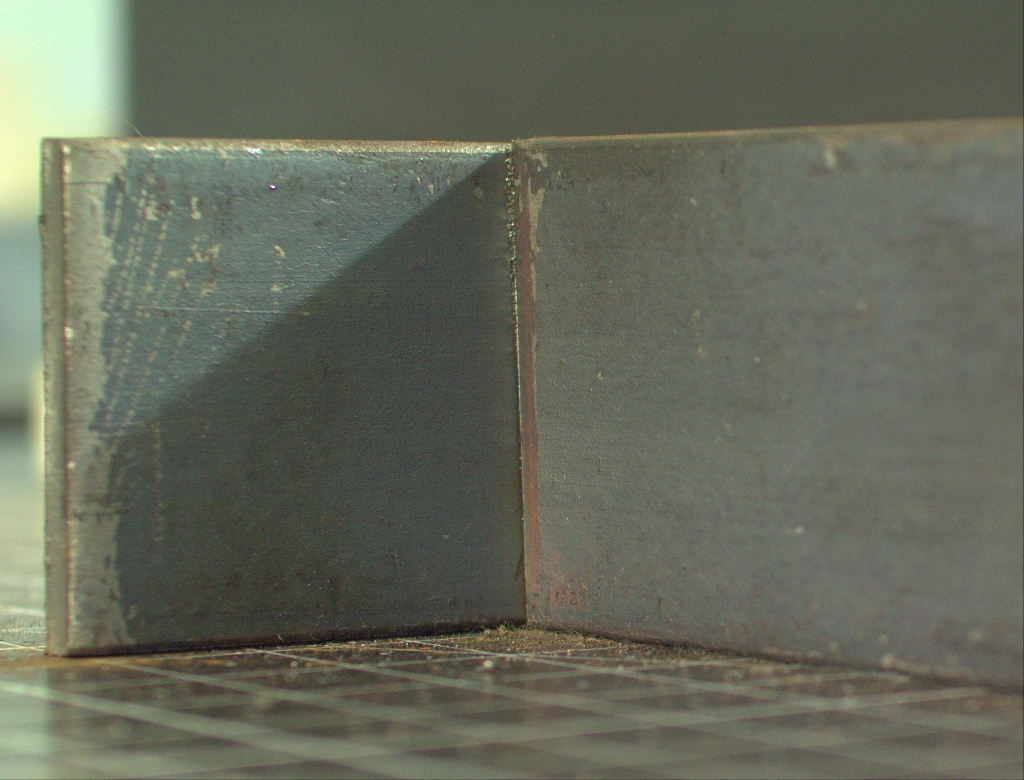
#> input picture 기말고사_대체_과제/과제4/camera11.jpg, 1024 x 780 px; its folder holds only this picture in this run
$ python homework4.py
#> lines starting #> are read from the running program, lines starting #| are printed output that depends on the picture; after the words box and inside, x2 and y2 are one past the last pixel; in counts of white or black regions, pixels touching at a corner belong together
import cv2
import numpy as np
import glob
import os

def classify_weld(path):
#> called with path = 'camera11.jpg'
    image = cv2.imread(path, cv2.IMREAD_COLOR)
#> image is the input picture: shape (780, 1024, 3); mean B, G, R 90.8, 105.3, 101.8
    if image is None:
        raise Exception("이미지 읽기 오류: " + path)

    h, w = image.shape[:2]
    result = image.copy()

    # 중앙 접합부 ROI
    x1 = int(w * 0.42)
    x2 = int(w * 0.58)
    y1 = int(h * 0.08)
    y2 = int(h * 0.82)

    roi = image[y1:y2, x1:x2]
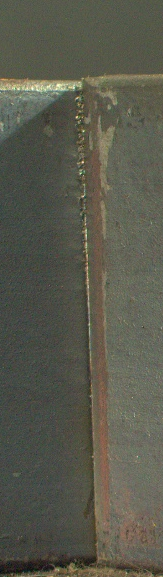
#> roi: shape (577, 163, 3); mean B, G, R 76.7, 89.6, 89.3

    # 밝은 용접 비드 검출
    hsv = cv2.cvtColor(roi, cv2.COLOR_BGR2HSV)
#> hsv: shape (577, 163, 3); mean H, S, V 36.9, 42.4, 92.3

    # 밝고 채도가 낮은 흰색/은색 용접부 검출
    mask = cv2.inRange(hsv, (0, 0, 185), (179, 95, 255))
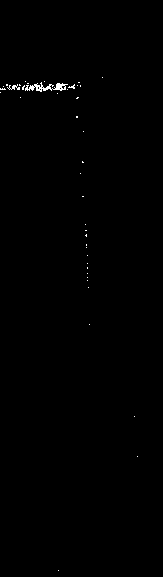
#> mask: shape (577, 163); 0.33% white in thin lines or dots, all inside (x1, y1, x2, y2) = (0, 77, 138, 571)

    # 노이즈 제거 및 연결
    kernel = np.ones((5, 5), np.uint8)
    mask = cv2.morphologyEx(mask, cv2.MORPH_OPEN, kernel, iterations=1)
#> mask: shape (577, 163); every value is 0
    mask = cv2.morphologyEx(mask, cv2.MORPH_CLOSE, kernel, iterations=2)

    contours, _ = cv2.findContours(mask, cv2.RETR_EXTERNAL, cv2.CHAIN_APPROX_SIMPLE)
#> contours = []

    label = "GOOD"
    color = (0, 255, 0)

    defect_area = 0
    defect_count = 0

    for cnt in contours:
        area = cv2.contourArea(cnt)

        if area < 50:
            continue

        x, y, bw, bh = cv2.boundingRect(cnt)
        aspect = bw / bh if bh != 0 else 0

        touches_left = x <= 2

        # 불량 조건 1: 세로로 긴 용접 비드
        tall_defect = area > 2500 and bh > 140 and aspect < 0.8

        # 불량 조건 2: 둥글거나 넓게 튀어나온 하얀 용접 덩어리
        blob_defect = (
            area > 450 and
            bh > 20 and
            0.2 < aspect < 2.0 and
            not (touches_left and area < 12000)
        )

        if tall_defect or blob_defect:
            label = "BAD"
            color = (0, 0, 255)
            defect_count += 1
            defect_area = max(defect_area, area)

            cv2.rectangle(
                result,
                (x1 + x, y1 + y),
                (x1 + x + bw, y1 + y + bh),
                color,
                2
            )
#> this loop made 0 passes
#> after the loop, defect_count = 0

    # ROI 표시
    cv2.rectangle(result, (x1, y1), (x2, y2), (255, 0, 0), 2)

    cv2.putText(
        result,
        label,
        (30, 50),
        cv2.FONT_HERSHEY_SIMPLEX,
        1.5,
        color,
        3
    )
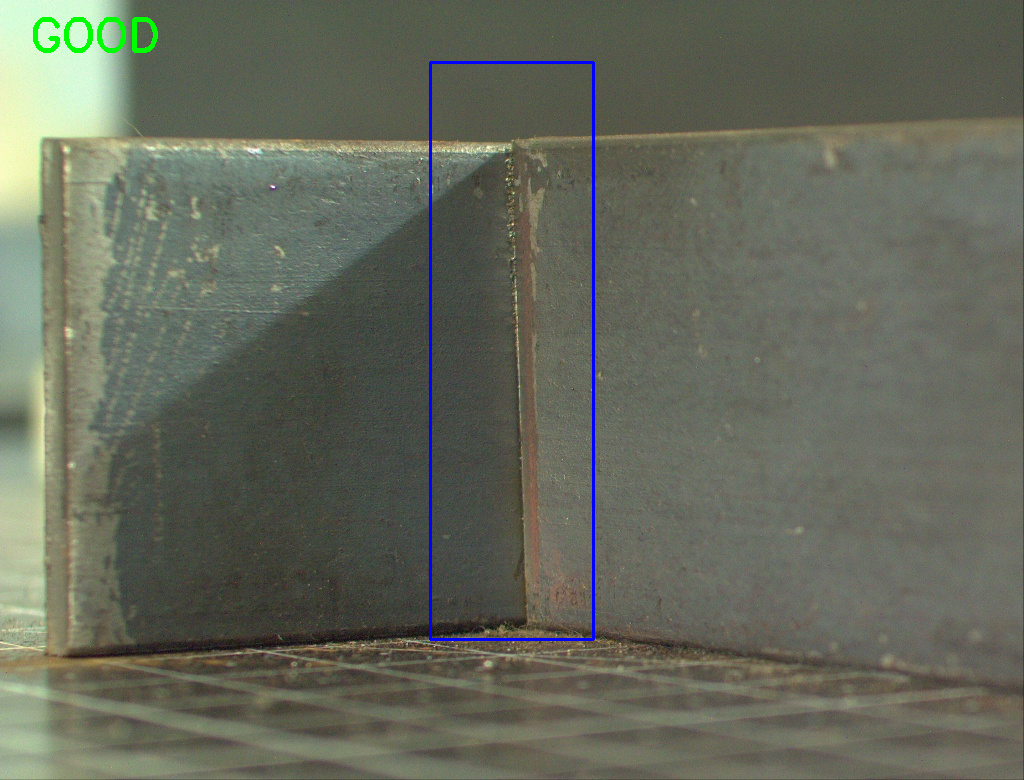
#> result: shape (780, 1024, 3); mean B, G, R 91.4, 104.9, 101

    print(os.path.basename(path), "=>", label,
          "defect_count:", defect_count,
          "max_defect_area:", defect_area)
#| camera11.jpg => GOOD defect_count: 0 max_defect_area: 0

    return image, mask, result


image_paths = sorted(glob.glob("*.jpg"))

for path in image_paths:
    original, mask, result = classify_weld(path)

    cv2.imshow("original", original)
    cv2.imshow("defect mask", mask)
    cv2.imshow("classification result", result)

    key = cv2.waitKey(0)
#> (key Esc is pressed here)
    if key == 27:
        break

cv2.destroyAllWindows()

$ run again, on 기말고사_대체_과제/과제4/camera17.jpg
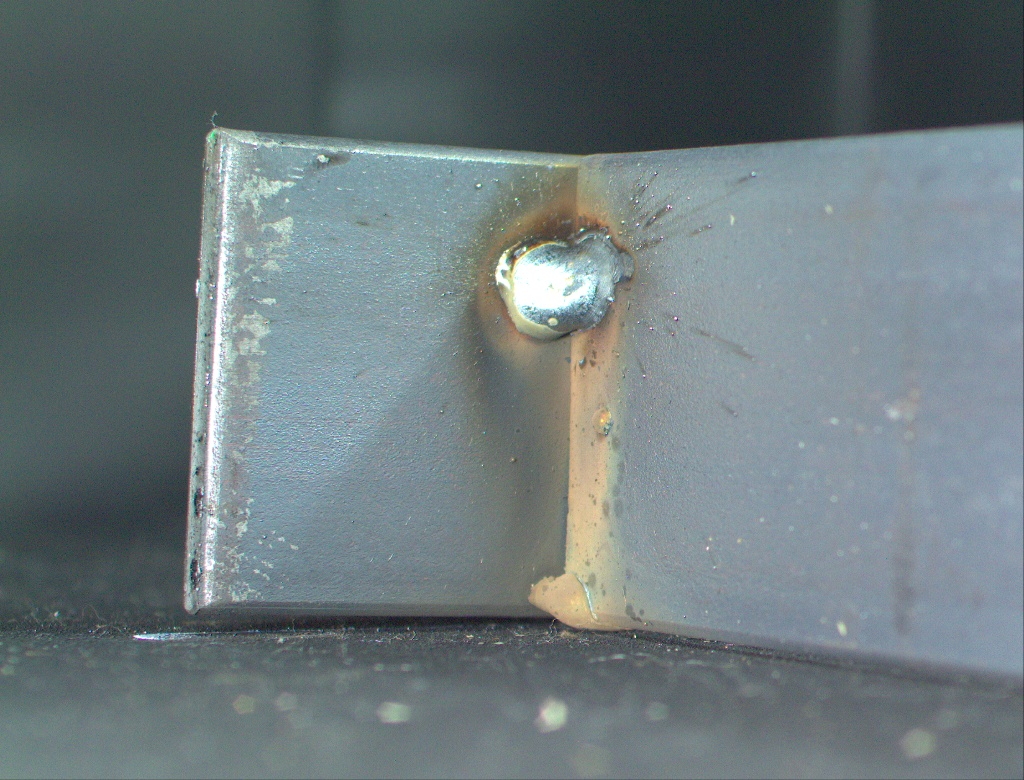
#> input picture 기말고사_대체_과제/과제4/camera17.jpg, 1024 x 780 px
#> in classify_weld, image is the input picture: shape (780, 1024, 3); mean B, G, R 124.5, 121.5, 108.8
#> hsv: shape (577, 163, 3); mean H, S, V 67.1, 40.4, 131.1
#> in classify_weld, `mask = cv2.morphologyEx(mask, cv2.MORPH_CLOSE, kernel, iterations=2)`:
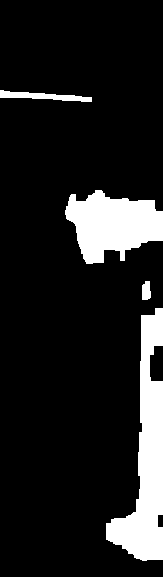
#> mask: shape (577, 163); 12.6% white; 4 white regions
#> contours = 4 contours; box (x1, y1, x2, y2) and area: (106, 308, 163, 561) 6063, (65, 190, 163, 264) 4599, (0, 90, 92, 102) 436, (142, 281, 151, 300) 122
#> the loop in classify_weld, `for cnt in contours:` made 4 passes
#> (area, x, y, bw, bh, aspect, touches_left, tall_defect) on passes 1, 3: (6063, 106, 308, 57, 253, 0.225, False, True), (4599, 65, 190, 98, 74, 1.32, False, False)
#> after the loop in classify_weld, `for cnt in contours:`: defect_count = 2
#> in classify_weld, `cv2.putText( result, label, (30, 50), cv2.FONT_HERSHEY_SIMPLEX, 1.5, c..`:
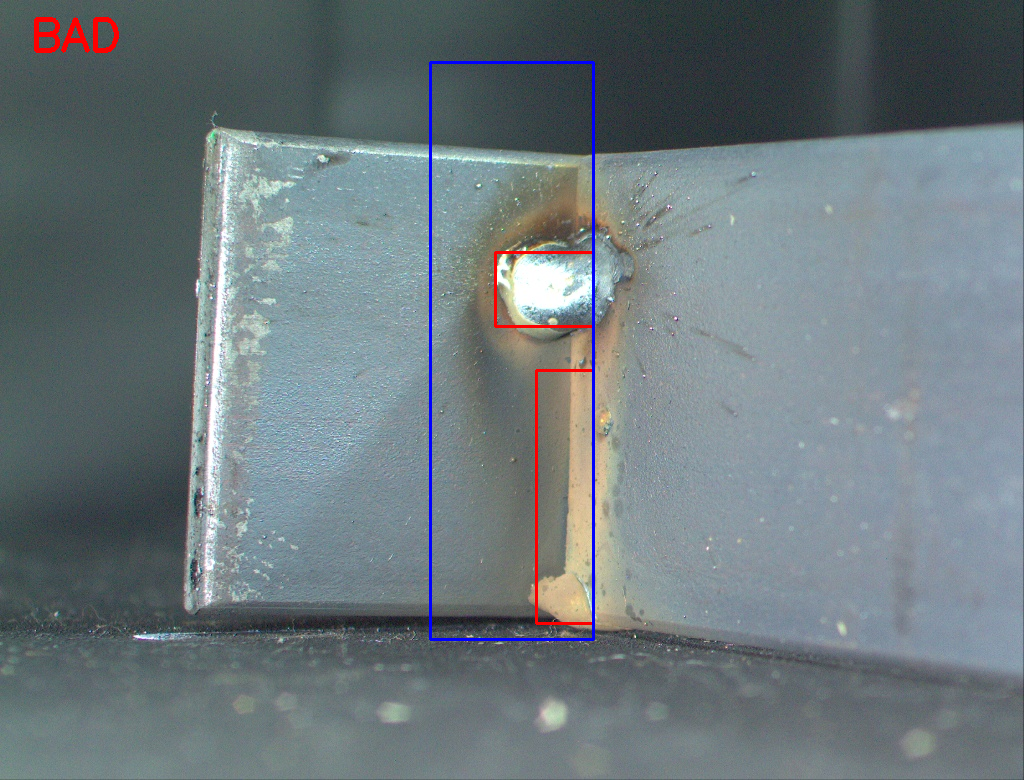
#> result: shape (780, 1024, 3); mean B, G, R 124.8, 120.3, 108.8
#| camera17.jpg => BAD defect_count: 2 max_defect_area: 6063.0

$ run again, on 기말고사_대체_과제/과제4/camera19.jpg
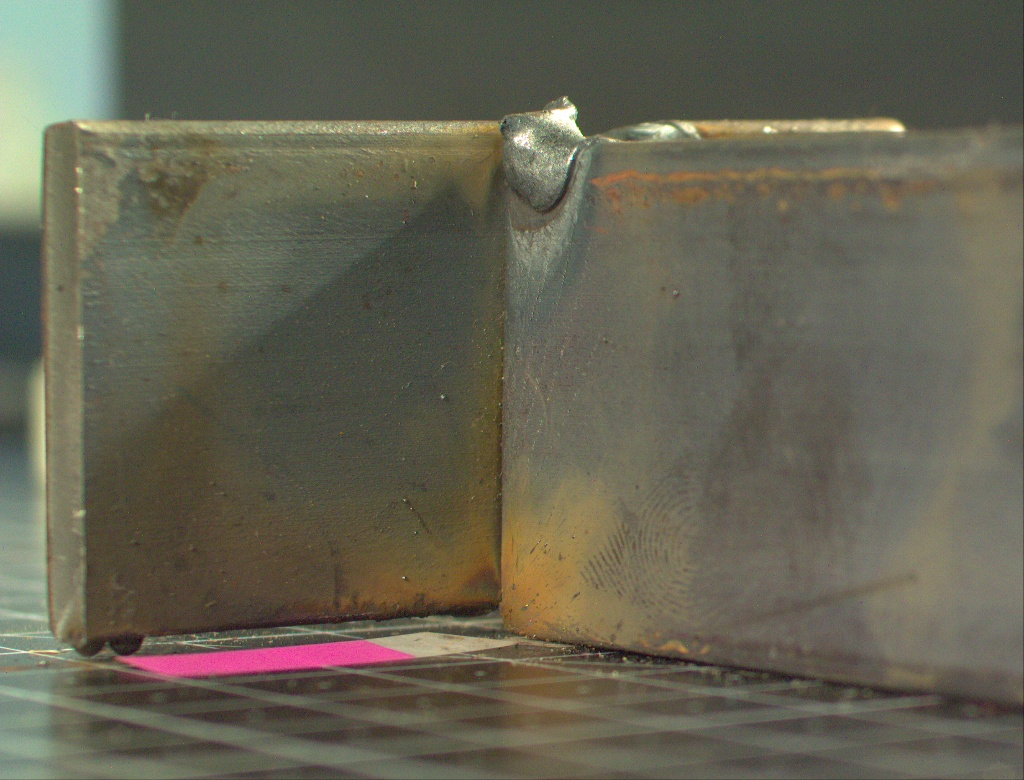
#> input picture 기말고사_대체_과제/과제4/camera19.jpg, 1024 x 780 px
#> in classify_weld, image is the input picture: shape (780, 1024, 3); mean B, G, R 82.6, 98.6, 101.3
#> hsv: shape (577, 163, 3); mean H, S, V 29.1, 72, 107
#> in classify_weld, `mask = cv2.morphologyEx(mask, cv2.MORPH_OPEN, kernel, iterations=1)`:
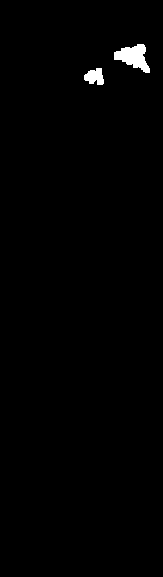
#> mask: shape (577, 163); 0.88% white; 2 white regions, box (x1, y1, x2, y2) and area: (114, 44, 150, 73) 583, (84, 68, 104, 85) 240
#> contours = 2 contours; box (x1, y1, x2, y2) and area: (114, 44, 150, 73) 537, (84, 68, 104, 85) 220
#> the loop in classify_weld, `for cnt in contours:` made 2 passes
#> (area, x, y, bw, bh, aspect, touches_left, tall_defect) on pass 2: (537, 114, 44, 36, 29, 1.24, False, False)
#> after the loop in classify_weld, `for cnt in contours:`: defect_count = 1
#> in classify_weld, `cv2.putText( result, label, (30, 50), cv2.FONT_HERSHEY_SIMPLEX, 1.5, c..`:
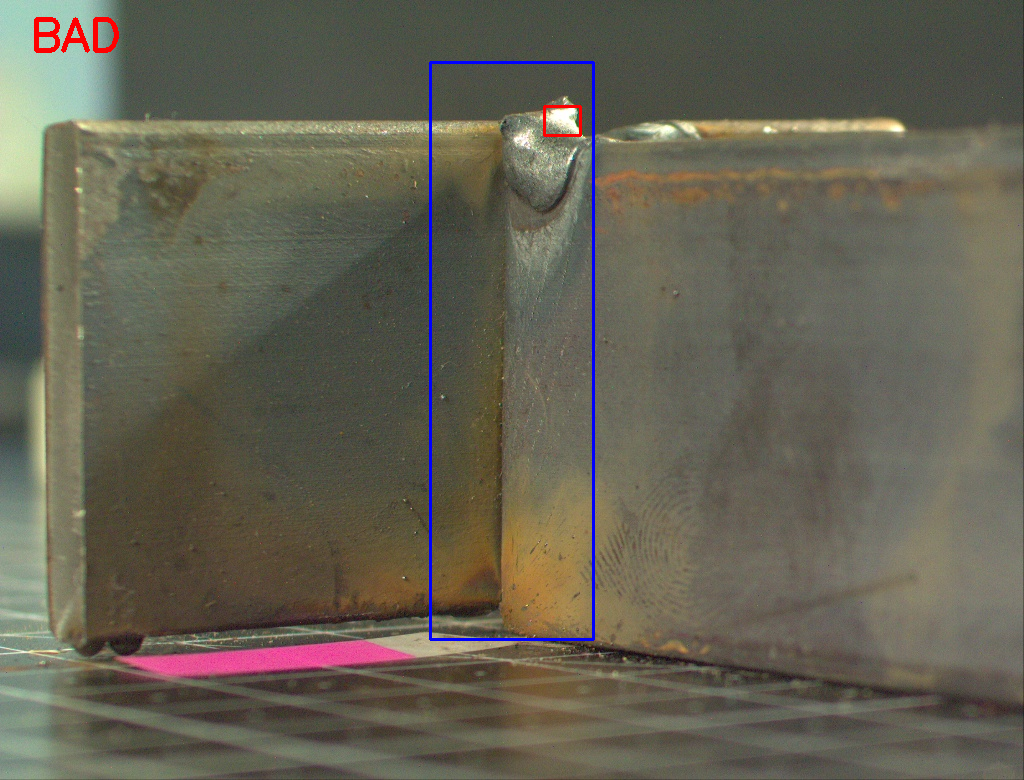
#> result: shape (780, 1024, 3); mean B, G, R 83.2, 97.6, 101
#| camera19.jpg => BAD defect_count: 1 max_defect_area: 537.0

$ run again, on 기말고사_대체_과제/과제4/camera210.jpg
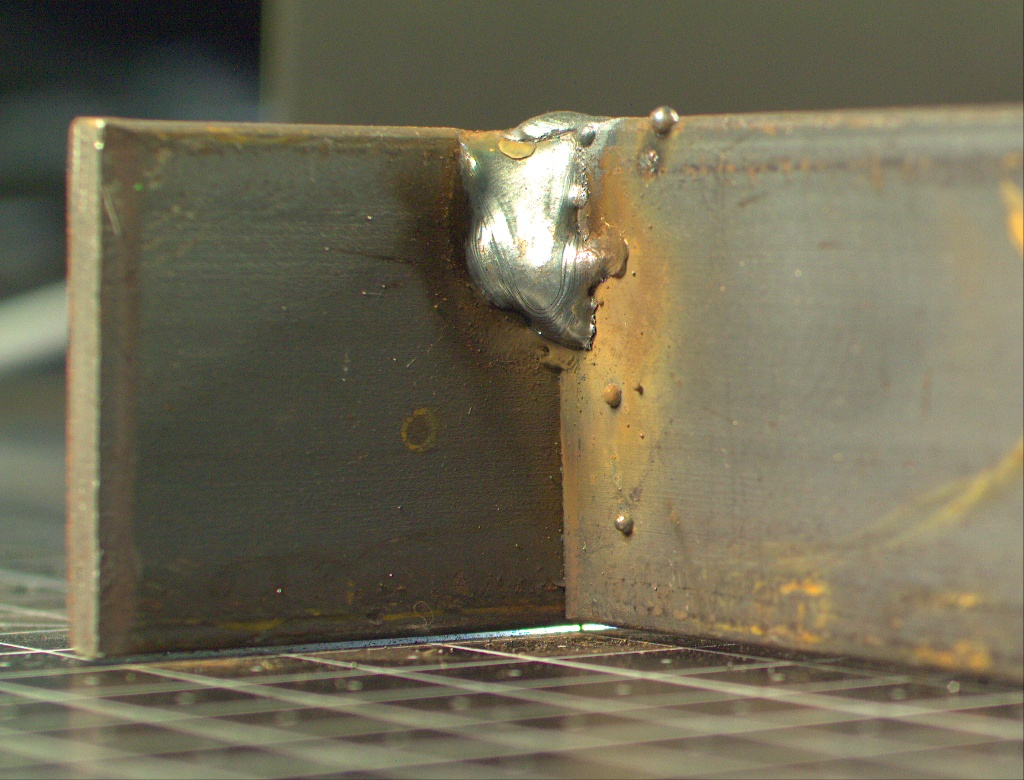
#> input picture 기말고사_대체_과제/과제4/camera210.jpg, 1024 x 780 px
#> in classify_weld, image is the input picture: shape (780, 1024, 3); mean B, G, R 84.1, 106.3, 112
#> hsv: shape (577, 163, 3); mean H, S, V 25.2, 84.9, 105.7
#> in classify_weld, `mask = cv2.morphologyEx(mask, cv2.MORPH_CLOSE, kernel, iterations=2)`:
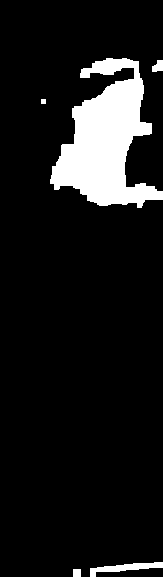
#> mask: shape (577, 163); 10.1% white; 5 white regions
#> contours = 5 contours, 1 with area under 20; largest, box (x1, y1, x2, y2) and area: (50, 58, 163, 208) 8496, (90, 562, 163, 577) 372, (152, 60, 163, 72) 80, (73, 569, 81, 577) 49
#> the loop in classify_weld, `for cnt in contours:` made 5 passes
#> (area, x, y, bw, bh, aspect, tall_defect, blob_defect) on pass 5: (8496.5, 50, 58, 113, 150, 0.753, True, True)
#> after the loop in classify_weld, `for cnt in contours:`: defect_count = 1
#> in classify_weld, `cv2.putText( result, label, (30, 50), cv2.FONT_HERSHEY_SIMPLEX, 1.5, c..`:
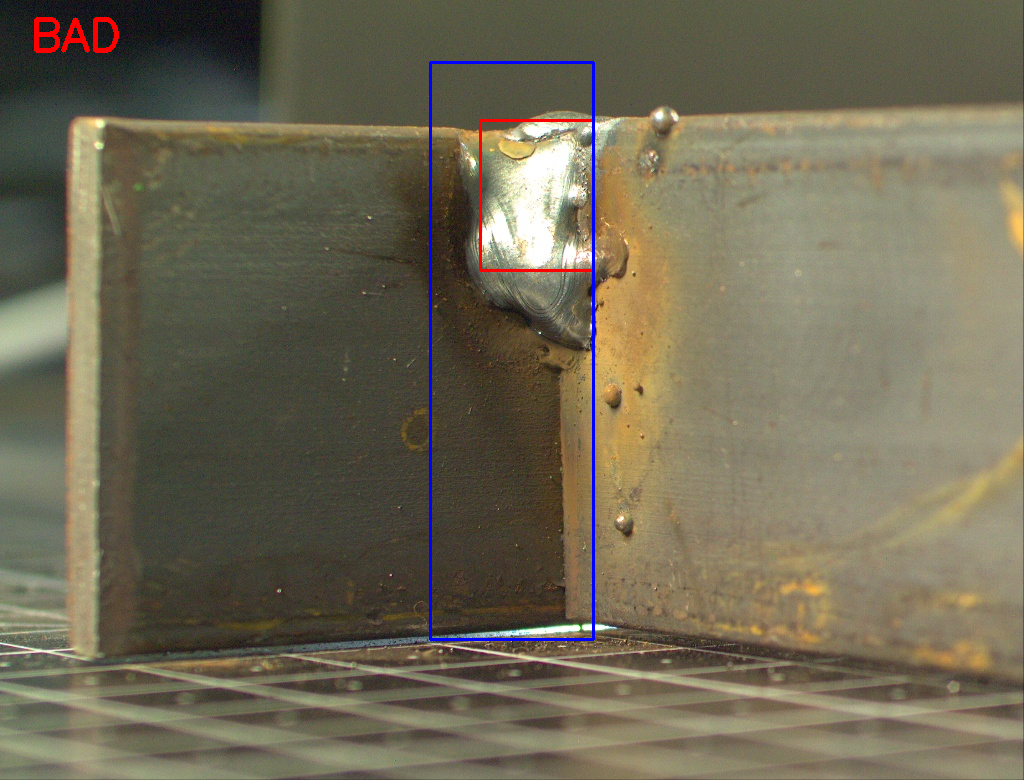
#> result: shape (780, 1024, 3); mean B, G, R 84.9, 105.5, 112
#| camera210.jpg => BAD defect_count: 1 max_defect_area: 8496.5
